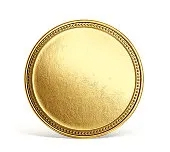
#> input picture Assignment_4/input.jpg, 170 x 152 px
$ python edge_detector.py   (older library calls are emulated)
#> lines starting #> are read from the running program, lines starting #| are printed output that depends on the picture; after the words box and inside, x2 and y2 are one past the last pixel; in counts of white or black regions, pixels touching at a corner belong together
import cv2
import numpy as np
from scipy import ndimage
from matplotlib import pyplot as plt

# Load grayscale image
gray = cv2.imread('input.jpg', cv2.IMREAD_GRAYSCALE)
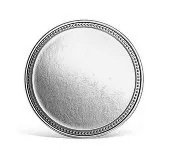
#> gray: shape (152, 170); min 7, max 255, mean 225.1

# Roberts
roberts_x = np.array([[1, 0], [0, -1]])
roberts_y = np.array([[0, 1], [-1, 0]])
edge_roberts = np.sqrt(
    ndimage.convolve(gray.astype(float), roberts_x)**2 +
    ndimage.convolve(gray.astype(float), roberts_y)**2
)

# Laplace
laplacian = cv2.Laplacian(gray, cv2.CV_64F)
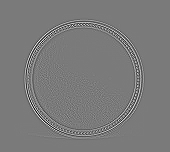
#> laplacian: shape (152, 170) float64; min -689, max 741, mean 0; drawn with min black and max white

# Prewitt
prewitt_x = ndimage.convolve(gray.astype(float), np.array([[1,0,-1],[1,0,-1],[1,0,-1]]))
prewitt_y = ndimage.convolve(gray.astype(float), np.array([[1,1,1],[0,0,0],[-1,-1,-1]]))
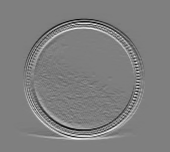
#> prewitt_y: shape (152, 170) float64; min -456, max 459, mean 0; drawn with min black and max white
prewitt = np.sqrt(prewitt_x**2 + prewitt_y**2)

# Sobel
sobel_x = cv2.Sobel(gray, cv2.CV_64F, 1, 0, ksize=3)
sobel_y = cv2.Sobel(gray, cv2.CV_64F, 0, 1, ksize=3)
sobel = np.sqrt(sobel_x**2 + sobel_y**2)
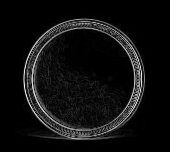
#> sobel: shape (152, 170) float64; min 0, max 863.7, mean 54.7; drawn with min black and max white

# Robinson (4 arah)
robinson_kernels = [
    np.array([[1, 0, -1], [2, 0, -2], [1, 0, -1]]),
    np.array([[0, -1, -2], [1, 0, -1], [2, 1, 0]]),
    np.array([[-1, -2, -1], [0, 0, 0], [1, 2, 1]]),
    np.array([[-2, -1, 0], [-1, 0, 1], [0, 1, 2]])
]
robinson = np.max([cv2.filter2D(gray, -1, k) for k in robinson_kernels], axis=0)
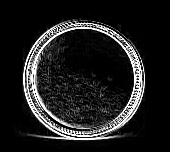
#> robinson: shape (152, 170); min 0, max 255, mean 31.3

# Kirsch (8 arah)
kirsch_kernels = [
    np.array([[-3,-3,5],[-3,0,5],[-3,-3,5]]),
    np.array([[-3,5,5],[-3,0,5],[-3,-3,-3]]),
    np.array([[5,5,5],[-3,0,-3],[-3,-3,-3]]),
    np.array([[5,5,-3],[5,0,-3],[-3,-3,-3]]),
    np.array([[5,-3,-3],[5,0,-3],[5,-3,-3]]),
    np.array([[-3,-3,-3],[5,0,-3],[5,5,-3]]),
    np.array([[-3,-3,-3],[-3,0,-3],[5,5,5]]),
    np.array([[-3,-3,-3],[-3,0,5],[-3,5,5]])
]
kirsch = np.max([cv2.filter2D(gray, -1, k) for k in kirsch_kernels], axis=0)
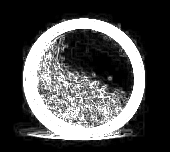
#> kirsch: shape (152, 170); min 0, max 255, mean 76.4

# Canny
canny = cv2.Canny(gray, 100, 200)
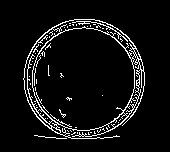
#> canny: shape (152, 170); 6.7% white in thin lines or dots, all inside (x1, y1, x2, y2) = (23, 19, 145, 139)

# Display all
titles = ['Roberts', 'Laplace', 'Prewitt', 'Sobel', 'Robinson', 'Kirsch', 'Canny']
images = [edge_roberts, laplacian, prewitt, sobel, robinson, kirsch, canny]

plt.figure(figsize=(14, 8))
for i in range(len(images)):
    plt.subplot(2, 4, i+1)
    plt.imshow(images[i], cmap='gray')
    plt.title(titles[i])
    plt.axis('off')
#> this loop made 7 passes
plt.tight_layout()
plt.show()
